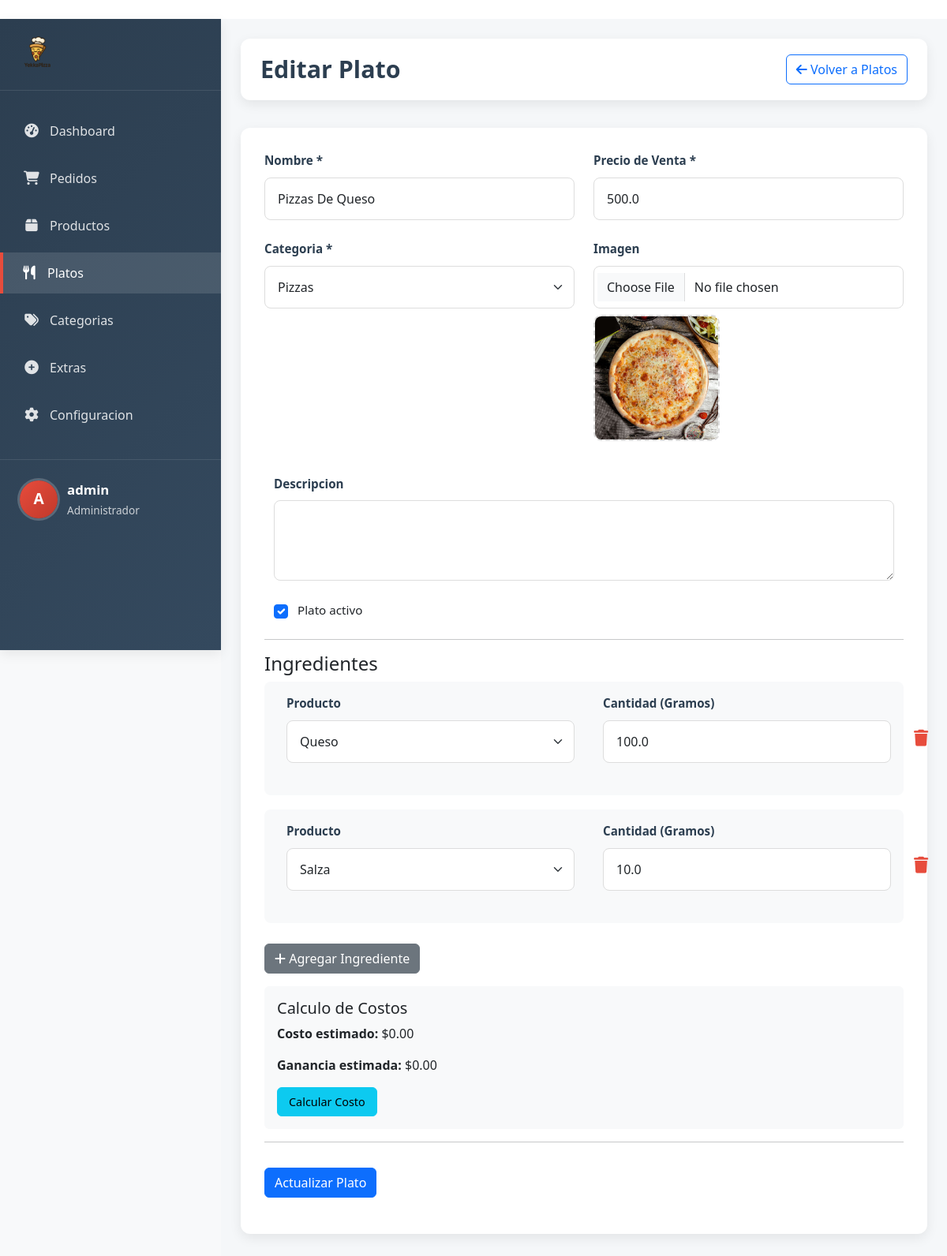
The app's page /admin/plato/editar/1 (signed in) with its own data.
### app.py (models this page shows)
class Configuracion(db.Model):
    id = db.Column(db.Integer, primary_key=True)
    nombre_restaurante = db.Column(db.String(100), default="Mi Restaurante")
    telefono = db.Column(db.String(20), default="+1234567890")
    direccion = db.Column(db.String(200), default="Dirección del restaurante")
    logo = db.Column(db.String(200), default="logo.png")
    impuesto = db.Column(db.Float, default=0.0)
    max_extras = db.Column(db.Integer, default=5)

class Plato(db.Model):
    id = db.Column(db.Integer, primary_key=True)
    nombre = db.Column(db.String(100), nullable=False)
    descripcion = db.Column(db.Text)
    precio_venta = db.Column(db.Float, nullable=False)
    imagen = db.Column(db.String(200))
    activo = db.Column(db.Boolean, default=True)
    categoria_id = db.Column(db.Integer, db.ForeignKey('categoria.id'))
    fecha_creacion = db.Column(db.DateTime, default=datetime.utcnow)
    ingredientes = db.relationship('IngredientePlato', backref='plato', lazy=True)

class Categoria(db.Model):
    id = db.Column(db.Integer, primary_key=True)
    nombre = db.Column(db.String(100), nullable=False)
    descripcion = db.Column(db.Text)
    activa = db.Column(db.Boolean, default=True)
    platos = db.relationship('Plato', backref='categoria_obj', lazy=True)

class IngredientePlato(db.Model):
    id = db.Column(db.Integer, primary_key=True)
    plato_id = db.Column(db.Integer, db.ForeignKey('plato.id'), nullable=False)
    producto_id = db.Column(db.Integer, db.ForeignKey('producto.id'), nullable=False)
    cantidad = db.Column(db.Float, nullable=False)
    producto = db.relationship('Producto', backref='ingredientes')

class Producto(db.Model):
    id = db.Column(db.Integer, primary_key=True)
    nombre = db.Column(db.String(100), nullable=False)
    precio_compra = db.Column(db.Float, nullable=False)
    unidad_medida = db.Column(db.String(50), nullable=False)
    cantidad = db.Column(db.Float, nullable=False)
    activo = db.Column(db.Boolean, default=True)
    fecha_creacion = db.Column(db.DateTime, default=datetime.utcnow)

### app.py (the view, shortened to what this page needs)
@app.route('/admin/plato/editar/<int:plato_id>', methods=['GET', 'POST'])
@login_required
def editar_plato(plato_id):
    plato = Plato.query.get_or_404(plato_id)
    categorias = Categoria.query.filter_by(activa=True).all()
    productos = Producto.query.filter_by(activo=True).all()
    config = Configuracion.query.first()
    if not config:
        config = Configuracion()
        db.session.add(config)
        db.session.commit()
    return render_template('admin/editar_plato.html', plato=plato, categorias=categorias, productos=productos,config=config)

### app.py (called while the page is built)
def login_required(f):
    @wraps(f)
    def decorated_function(*args, **kwargs):
        if 'user_id' not in session:
            return redirect(url_for('login'))
        return f(*args, **kwargs)
    return decorated_function

### templates/admin/editar_plato.html (shortened to what this page needs)
{% extends "admin/base.html" %}
{% block extra_css %}
<link rel="stylesheet" href="{{ url_for('static', filename='css/admin.css') }}">
{% endblock %}
{% block content %}
<div class="admin-container">
    {% include 'admin/sidebar.html' %}
    <div class="admin-main">
        <div class="admin-header">
            <h1 class="admin-title">{{ 'Editar' if plato else 'Nuevo' }} Plato</h1>
            <div class="admin-actions">
                <a href="{{ url_for('admin_platos') }}" class="btn btn-outline-primary">
                    <i class="fas fa-arrow-left"></i> Volver a Platos
                </a>
            </div>
        </div>
        <div class="admin-form-container">
            <form method="POST" action="{{ url_for('editar_plato', plato_id=plato.id) if plato else url_for('nuevo_plato') }}" enctype="multipart/form-data">
                <div class="form-row">
                    <div class="form-group">
                        <label for="nombre" class="form-label">Nombre *</label>
                        <input type="text" class="form-control" id="nombre" name="nombre" value="{{ plato.nombre if plato else '' }}" required>
                    </div>
                    <div class="form-group">
                        <label for="precio_venta" class="form-label">Precio de Venta *</label>
                        <input type="number" step="0.01" class="form-control" id="precio_venta" name="precio_venta" value="{{ plato.precio_venta if plato else '' }}" required>
                    </div>
                </div>
                <div class="form-row">
                    <div class="form-group">
                        <label for="categoria_id" class="form-label">Categoria *</label>
                        <select class="form-select" id="categoria_id" name="categoria_id" required>
                            {% for categoria in categorias %}
                            <option value="{{ categoria.id }}" {% if plato and plato.categoria_id==categoria.id %}selected{% endif %}>{{ categoria.nombre }}</option>
                            {% endfor %}
                        </select>
                    </div>
                    <div class="form-group">
                        <label for="imagen" class="form-label">Imagen</label>
                        <input type="file" class="form-control" id="imagen" name="imagen" accept="image/*">
                        {% if plato and plato.imagen %}
                        <div class="image-preview mt-2">
                            <img src="{{ url_for('uploaded_file', filename=plato.imagen) }}" alt="Preview" style="max-width: 200px;">
                        </div>
                        {% endif %}
                    </div>
                </div>
                <div class="form-group">
                    <label for="descripcion" class="form-label">Descripcion</label>
                    <textarea class="form-control" id="descripcion" name="descripcion" rows="3">{{ plato.descripcion if plato else '' }}</textarea>
                </div>
                <div class="form-group">
                    <div class="form-check">
                        <input class="form-check-input" type="checkbox" id="activo" name="activo" {% if not plato or plato.activo %}checked{% endif %}>
                        <label class="form-check-label" for="activo">
                            Plato activo
                        </label>
                    </div>
                </div>
                <hr>
                <h4>Ingredientes</h4>
                <div id="ingredientes-container">
                    {% if plato and plato.ingredientes %}
                    {% for ingrediente in plato.ingredientes %}
                    <div class="ingrediente-item">
                        <div class="form-group">
                            <label class="form-label">Producto</label>
                            <select class="form-select" name="producto_id_{{ loop.index0 }}" required>
                                {% for producto in productos %}
                                <option value="{{ producto.id }}" {% if ingrediente.producto_id==producto.id %}selected{% endif %}>{{ producto.nombre }}</option>
                                {% endfor %}
                            </select>
                        </div>
                        <div class="form-group">
                            <label class="form-label">Cantidad (Gramos)</label>
                            <input type="number" step="0.01" class="form-control" name="cantidad_{{ loop.index0 }}" value="{{ ingrediente.cantidad }}" required>
                        </div>
                        <button type="button" class="btn btn-danger remove-ingrediente" onclick="removeIngrediente(this)">
                            <i class="fas fa-trash"></i>
                        </button>
                    </div>
                    {% endfor %}
                    {% endif %}
                </div>
                <button type="button" class="btn btn-secondary mt-2" id="add-ingrediente">
                    <i class="fas fa-plus"></i> Agregar Ingrediente
                </button>
                <div class="mt-3 p-3 bg-light rounded">
                    <h5>Calculo de Costos</h5>
                    <p><strong>Costo estimado:</strong> $<span id="costo-plato">0.00</span></p>
                    <p><strong>Ganancia estimada:</strong> $<span id="ganancia-plato">0.00</span></p>
                    <button type="button" class="btn btn-sm btn-info" id="calcular-costo-btn">
                        Calcular Costo
                    </button>
                </div>
                <hr>
                <button type="submit" class="btn btn-primary mt-3">{{ 'Actualizar' if plato else 'Crear' }} Plato</button>
            </form>
        </div>
    </div>
</div>
{% endblock %}

### templates/admin/sidebar.html (shortened to what this page needs)
<div class="admin-sidebar">
    <div class="admin-brand">
        <img src="{% if config.logo %}{{ url_for('uploaded_file', filename=config.logo) }}{% else %}{{ url_for('static', filename='images/logo.png') }}{% endif %}" alt="Logo">
    </div>
    <ul class="admin-menu">
        <li><a href="{{ url_for('admin_panel') }}" class="{% if request.endpoint == 'admin_panel' %}active{% endif %}"><i class="fas fa-tachometer-alt"></i> <span>Dashboard</span></a></li>
        <li><a href="{{ url_for('admin_pedidos') }}" class="{% if request.endpoint == 'admin_pedidos' or request.endpoint == 'ver_pedido' %}active{% endif %}"><i class="fas fa-shopping-cart"></i> <span>Pedidos</span></a></li>
        <li><a href="{{ url_for('admin_productos') }}" class=""><i class="fas fa-box"></i> <span>Productos</span></a></li>
        <li><a href="{{ url_for('admin_platos') }}" class="{% if request.endpoint == 'admin_platos' or request.endpoint == 'nuevo_plato' or request.endpoint == 'editar_plato' %}active{% endif %}"><i class="fas fa-utensils"></i> <span>Platos</span></a></li>
        <li><a href="{{ url_for('admin_categorias') }}" class=""><i class="fas fa-tags"></i> <span>Categorias</span></a></li>
        <li><a href="{{ url_for('admin_extras') }}" class=""><i class="fas fa-plus-circle"></i> <span>Extras</span></a></li>
        <li><a href="{{ url_for('admin_configuracion') }}" class="{% if request.endpoint == 'admin_configuracion' %}active{% endif %}"><i class="fas fa-cog"></i> <span>Configuracion</span></a></li>
    </ul>
    <div class="admin-user">
        <div class="admin-user-info">
            <div class="admin-user-avatar">
                {{ session.username[0]|upper }}
            </div>
            <div class="admin-user-details">
                <div class="admin-user-name">{{ session.username }}</div>
                <div class="admin-user-role">Administrador</div>
            </div>
        </div>
    </div>
</div>

### static/css/admin.css (style rules this page uses)
:root { --primary-color: #e74c3c; --primary-light: #ffebe9; --primary-dark: #c0392b; --secondary-color: #3498db; --success-color: #27ae60; --warning-color: #f39c12; --danger-color: #e74c3c; --dark-color: #2c3e50; --dark-light: #34495e; --gray-color: #7f8c8d; --gray-light: #ecf0f1; --text-dark: #2d3436; --text-light: #ffffff; --shadow: 0 5px 15px rgba(0, 0, 0, 0.08); --shadow-hover: 0 8px 25px rgba(0, 0, 0, 0.12); }
.admin-container { display: flex; min-height: 100vh; background-color: #f8f9fa; font-family: 'Segoe UI', Tahoma, Geneva, Verdana, sans-serif; }
.admin-sidebar { width: 280px; background: linear-gradient(135deg, var(--dark-color) 0%, var(--dark-light) 100%); color: var(--text-light); padding: 20px 0; position: fixed; height: 100vh; overflow-y: auto; box-shadow: var(--shadow); z-index: 1000; transition: all 0.3s ease; }
.admin-brand { padding: 0 25px 25px; border-bottom: 1px solid rgba(255, 255, 255, 0.1); margin-bottom: 25px; display: flex; align-items: center; }
.admin-brand img { height: 45px; margin-right: 12px; border-radius: 6px; }
.admin-menu { list-style: none; padding: 0; margin: 0; }
.admin-menu li { margin-bottom: 8px; }
.admin-menu a { display: flex; align-items: center; padding: 14px 25px; color: rgba(255, 255, 255, 0.85); text-decoration: none; transition: all 0.3s ease; border-left: 4px solid transparent; font-weight: 500; }
.admin-menu a:hover, .admin-menu a.active { background-color: rgba(255, 255, 255, 0.12); color: var(--text-light); border-left-color: var(--primary-color); padding-left: 22px; }
.admin-menu i { width: 22px; margin-right: 12px; text-align: center; font-size: 1.1rem; }
.admin-user { padding: 25px; border-top: 1px solid rgba(255, 255, 255, 0.1); margin-top: 30px; }
.admin-user-info { display: flex; align-items: center; }
.admin-user-avatar { width: 48px; height: 48px; border-radius: 50%; background: linear-gradient(135deg, var(--primary-color), var(--primary-dark)); display: flex; align-items: center; justify-content: center; margin-right: 12px; font-weight: bold; color: white; font-size: 1.2rem; box-shadow: 0 0 0 3px rgba(255, 255, 255, 0.2); }
.admin-user-details { flex: 1; }
.admin-user-name { font-weight: 600; margin-bottom: 4px; font-size: 1.05rem; }
.admin-user-role { font-size: 0.85rem; color: rgba(255, 255, 255, 0.75); }
.admin-main { flex: 1; margin-left: 280px; padding: 25px; transition: all 0.3s ease; background-color: #f5f7f9; }
.admin-header { display: flex; justify-content: space-between; align-items: center; margin-bottom: 35px; background-color: white; padding: 20px 25px; border-radius: 12px; box-shadow: var(--shadow); }
.admin-title { font-size: 1.9rem; color: var(--dark-color); margin: 0; font-weight: 700; }
.admin-actions { display: flex; gap: 12px; }
.btn-sm { padding: 7px 14px; font-size: 0.9rem; border-radius: 6px; }
.admin-form-container { background-color: white; border-radius: 12px; padding: 30px; box-shadow: var(--shadow); margin-bottom: 35px; }
.form-row { display: flex; flex-wrap: wrap; margin: 0 -12px; }
.form-group { flex: 1 0 calc(50% - 24px); margin: 0 12px 25px; }
.form-label { display: block; margin-bottom: 10px; font-weight: 600; color: var(--dark-color); font-size: 0.95rem; }
.form-control { width: 100%; padding: 14px 16px; border: 1px solid #ddd; border-radius: 8px; font-size: 1rem; transition: all 0.3s ease; }
.form-select { width: 100%; padding: 14px 16px; border: 1px solid #ddd; border-radius: 8px; font-size: 1rem; background-color: white; cursor: pointer; }
.form-check { display: flex; align-items: center; margin-bottom: 18px; }
.form-check-input { margin-right: 12px; width: 18px; height: 18px; }
.form-check-label { margin-bottom: 0; font-size: 0.95rem; }
.ingrediente-item { display: flex; gap: 12px; margin-bottom: 18px; align-items: center; padding: 16px; background-color: #f8f9fa; border-radius: 8px; transition: all 0.2s ease; }
.remove-ingrediente { color: var(--danger-color); background: none; border: none; font-size: 1.3rem; cursor: pointer; padding: 5px; border-radius: 4px; transition: all 0.2s ease; }
.image-preview { width: 160px; height: 160px; border: 2px dashed #ddd; border-radius: 10px; display: flex; align-items: center; justify-content: center; overflow: hidden; margin-bottom: 18px; transition: all 0.3s ease; }
.image-preview img { max-width: 100%; max-height: 100%; object-fit: cover; }

### templates/admin/base.html (style rules this page uses)
body { margin: 0; padding: 0; display: flex; flex-direction: column; min-height: 100vh; overflow-x: hidden; }

### records on screen
Configuracion: logo (picture)
Plato: nombre "Pizzas De Queso", precio_venta "500.0", categoria_id "Pizzas", imagen (picture), activo "☑"
IngredientePlato: producto_id_0 "Queso", cantidad_0 "100.0"
IngredientePlato: producto.nombre "Salza", cantidad "10.0"

### other values on screen
{{ session.username[0]|upper }} "A"
{{ session.username }} "admin"
{{ 'Editar' if plato else 'Nuevo' }} "Editar"
{{ 'Actualizar' if plato else 'Crear' }} "Actualizar"
